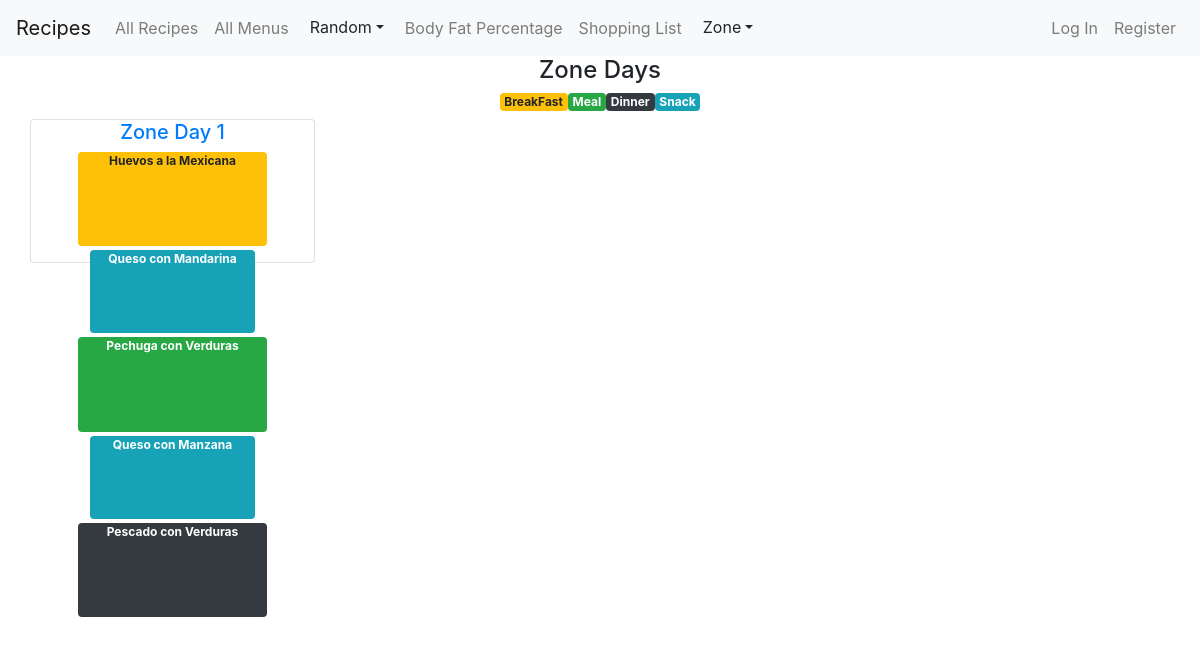
/zone_days, run on the app's committed database.
### app/models.py (models this page shows, shortened)
class ZoneDay(models.Model):
    name = models.CharField(max_length=30)
    breakfast = models.ForeignKey(ZoneMenu, on_delete=models.CASCADE, related_name='breakfasts')
    snackI = models.ForeignKey(ZoneMenu, on_delete=models.CASCADE, related_name='snacksI')
    meal = models.ForeignKey(ZoneMenu, on_delete=models.CASCADE, related_name='meals')
    snackII = models.ForeignKey(ZoneMenu, on_delete=models.CASCADE, related_name='snacksII')
    dinner = models.ForeignKey(ZoneMenu, on_delete=models.CASCADE, related_name='dinners')

class ZoneMenu(models.Model):
    name = models.CharField(max_length=30)
    price = models.IntegerField(default=0)
    ratio = models.FloatField(default=0)
    tags = models.CharField(max_length=50, default="meal")

### app/views.py (the view)
# urls.py: path("zone_days", views.zone_days, name="zone_days"),
def zone_days(request):
    days = ZoneDay.objects.all()
    return render(request, 'app/zone_days.html',{
        'days': days
    })

### app/templates/app/zone_days.html
{% extends 'app/layout.html' %}
{% block body %}
  <div class="container">
    <h4 class='text-center'>Zone Days</h4>
    <div class="row justify-content-center m-2">
      <div class="badge badge-warning">BreakFast</div>
      <div class="badge badge-success">Meal</div>
      <div class="badge badge-dark">Dinner</div>
      <div class="badge badge-info">Snack</div>
    </div>
    <div class="row">
      {% for day in days %}
      <div class="card col-lg-3 col-sm-6 p-0">
        <a href="zone_menu/{{menu.id}}">
          <h5 class="text-center">{{day.name}}</h5>
        </a>
        <div class="badge badge-warning col-8 mb-1 mx-auto">
          {{day.breakfast.name}}
        </div>
        <div class="badge badge-info col-7 mb-1 mx-auto">
          {{day.snackI.name}}
        </div>
        <div class="badge badge-success col-8 mb-1 mx-auto">
          {{day.meal.name}}
        </div>
        <div class="badge badge-info col-7 mb-1 mx-auto">
          {{day.snackII.name}}
        </div>
        <div class="badge badge-dark col-8 mb-1 mx-auto">
          {{day.dinner.name}}
        </div>
      </div>
      {% endfor %}
    </div>
  </div>
  {% endblock %}

### data on the page
ZoneDay: name "Zone Day 1", breakfast.name "Huevos a la Mexicana", snackI.name "Queso con Mandarina", meal.name "Pechuga con Verduras", snackII.name "Queso con Manzana", dinner.name "Pescado con Verduras"
